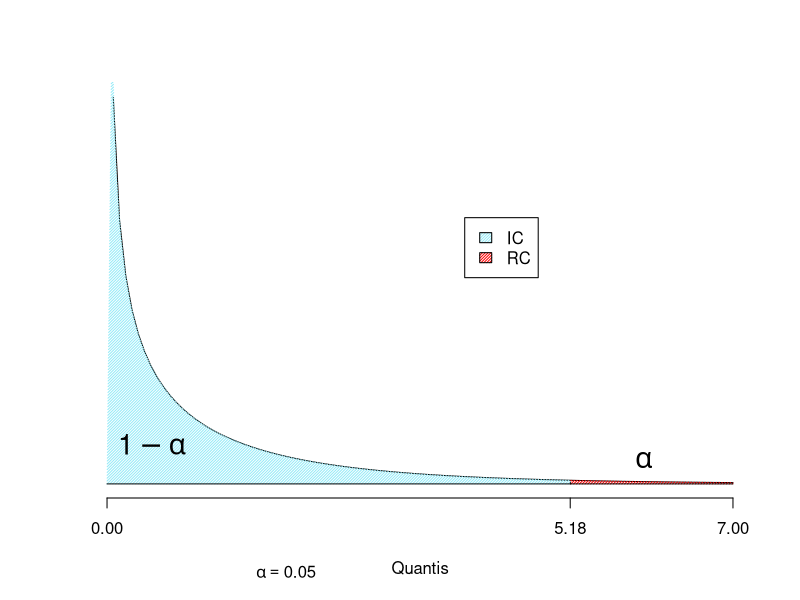

Recreate this plot in R.
bd = foreign::read.spss("internacoes.sav")
bd = as.data.frame(bd)

degree_1 = 1
degree_2 = 98
quantile = qf(0.975, df1 = degree_1, df2 = degree_2)
test_stat = 35.922

rc_values = seq(quantile, 7, length = 100)
denisty_rc_values = df(rc_values,df1 = degree_1, df2 = degree_2)
ic_values = seq(0, quantile, length = 100)
denisty_ic_values = df(ic_values, df1 = degree_1, df2 = degree_2)

plot(
  function(x)
    df(x, 
       df1 = degree_1,
       df2 = degree_2),
  xlim = c(0, 7),
  ylab = '',
  xlab = 'Quantis',
  bty="n",
  yaxt='n',
  xaxt='n'
)
axis(side=1, at=round(c(0,quantile, 7), 2))

polygon(
  x = c(quantile, rc_values, 7),
  y = c(0, denisty_rc_values, 0),
  border = FALSE,
  col = 'red',
  density = 50
)

polygon(
  x = c(0, ic_values[-1] , quantile),
  y = c(0, denisty_ic_values[-1], 0),
  border = FALSE,
  col = '#94eaf7',
  density = 50
)

lines(
  x = c(quantile, quantile),
  y = c(0, denisty_rc_values[length(denisty_rc_values)]),
  lty = 2
)

lines(x=c(0, 7), y=c(0,0))

text(6, 0.09, expression(alpha), cex=1.7)
text(0.5, 0.15, expression(1 - alpha), cex=1.7)

par(xpd=TRUE)
text(2, -0.33, expression(alpha == 0.05))
legend(4, 1,legend = c('IC', 'RC'), 
       fill = c('#94eaf7', 'red'), 
       density = 50)
par(xpd=FALSE)
